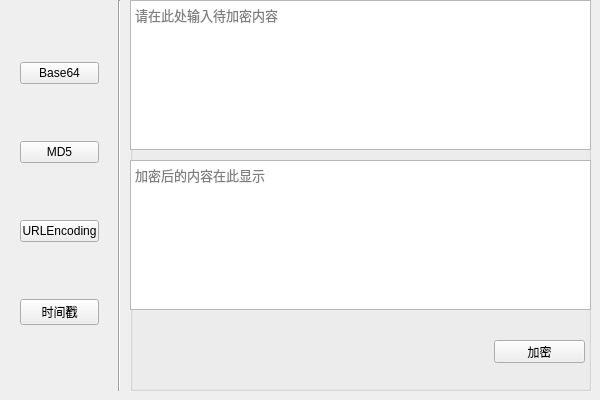
<?xml version="1.0" encoding="UTF-8"?>
<ui version="4.0">
 <class>tool</class>
 <widget class="QWidget" name="tool">
  <property name="geometry">
   <rect>
    <x>0</x>
    <y>0</y>
    <width>600</width>
    <height>400</height>
   </rect>
  </property>
  <property name="windowTitle">
   <string>小工具库</string>
  </property>
  <widget class="QWidget" name="widget" native="true">
   <property name="geometry">
    <rect>
     <x>-1</x>
     <y>0</y>
     <width>121</width>
     <height>391</height>
    </rect>
   </property>
   <widget class="Line" name="line">
    <property name="geometry">
     <rect>
      <x>110</x>
      <y>0</y>
      <width>20</width>
      <height>391</height>
     </rect>
    </property>
    <property name="orientation">
     <enum>Qt::Vertical</enum>
    </property>
   </widget>
   <widget class="QWidget" name="verticalLayoutWidget">
    <property name="geometry">
     <rect>
      <x>10</x>
      <y>0</y>
      <width>101</width>
      <height>391</height>
     </rect>
    </property>
    <layout class="QVBoxLayout" name="verticalLayout">
     <item>
      <widget class="QPushButton" name="btnBase64">
       <property name="text">
        <string>Base64</string>
       </property>
      </widget>
     </item>
     <item>
      <widget class="QPushButton" name="btnMD5">
       <property name="text">
        <string>MD5</string>
       </property>
      </widget>
     </item>
     <item>
      <widget class="QPushButton" name="btnURLEncoding">
       <property name="text">
        <string>URLEncoding</string>
       </property>
      </widget>
     </item>
     <item>
      <widget class="QPushButton" name="pushButton">
       <property name="text">
        <string>时间戳</string>
       </property>
      </widget>
     </item>
    </layout>
   </widget>
  </widget>
  <widget class="QStackedWidget" name="stackedWidget">
   <property name="geometry">
    <rect>
     <x>130</x>
     <y>0</y>
     <width>461</width>
     <height>391</height>
    </rect>
   </property>
   <property name="currentIndex">
    <number>1</number>
   </property>
   <widget class="QWidget" name="pageBase64">
    <widget class="QGroupBox" name="groupBox">
     <property name="geometry">
      <rect>
       <x>0</x>
       <y>0</y>
       <width>471</width>
       <height>391</height>
      </rect>
     </property>
     <property name="title">
      <string/>
     </property>
     <widget class="QTextEdit" name="txtBase64Input">
      <property name="geometry">
       <rect>
        <x>0</x>
        <y>10</y>
        <width>461</width>
        <height>150</height>
       </rect>
      </property>
      <property name="font">
       <font>
        <family>Times New Roman</family>
        <pointsize>10</pointsize>
       </font>
      </property>
      <property name="placeholderText">
       <string>请在此处输入待编码/解码内容</string>
      </property>
     </widget>
     <widget class="QTextEdit" name="txtBase64Show">
      <property name="geometry">
       <rect>
        <x>0</x>
        <y>170</y>
        <width>461</width>
        <height>150</height>
       </rect>
      </property>
      <property name="font">
       <font>
        <family>Times New Roman</family>
        <pointsize>10</pointsize>
       </font>
      </property>
      <property name="readOnly">
       <bool>true</bool>
      </property>
      <property name="placeholderText">
       <string>编码/解码后的内容在此显示</string>
      </property>
     </widget>
     <widget class="QWidget" name="horizontalLayoutWidget">
      <property name="geometry">
       <rect>
        <x>20</x>
        <y>329</y>
        <width>421</width>
        <height>61</height>
       </rect>
      </property>
      <layout class="QHBoxLayout" name="horizontalLayout">
       <item>
        <widget class="QPushButton" name="btnBase64Enc">
         <property name="text">
          <string>编码</string>
         </property>
        </widget>
       </item>
       <item>
        <spacer name="horizontalSpacer">
         <property name="orientation">
          <enum>Qt::Horizontal</enum>
         </property>
         <property name="sizeType">
          <enum>QSizePolicy::Maximum</enum>
         </property>
         <property name="sizeHint" stdset="0">
          <size>
           <width>40</width>
           <height>20</height>
          </size>
         </property>
        </spacer>
       </item>
       <item>
        <widget class="QPushButton" name="btnBase64Dec">
         <property name="text">
          <string>解码</string>
         </property>
        </widget>
       </item>
      </layout>
     </widget>
    </widget>
   </widget>
   <widget class="QWidget" name="pageMD5">
    <widget class="QGroupBox" name="groupBox_2">
     <property name="geometry">
      <rect>
       <x>0</x>
       <y>0</y>
       <width>461</width>
       <height>391</height>
      </rect>
     </property>
     <property name="title">
      <string/>
     </property>
     <widget class="QTextEdit" name="txtMD5Show">
      <property name="geometry">
       <rect>
        <x>0</x>
        <y>160</y>
        <width>461</width>
        <height>150</height>
       </rect>
      </property>
      <property name="font">
       <font>
        <family>Times New Roman</family>
        <pointsize>10</pointsize>
       </font>
      </property>
      <property name="readOnly">
       <bool>true</bool>
      </property>
      <property name="placeholderText">
       <string>加密后的内容在此显示</string>
      </property>
     </widget>
     <widget class="QTextEdit" name="txtMD5Input">
      <property name="geometry">
       <rect>
        <x>0</x>
        <y>0</y>
        <width>461</width>
        <height>150</height>
       </rect>
      </property>
      <property name="font">
       <font>
        <family>Times New Roman</family>
        <pointsize>10</pointsize>
       </font>
      </property>
      <property name="placeholderText">
       <string>请在此处输入待加密内容</string>
      </property>
     </widget>
     <widget class="QPushButton" name="btnMD5Enc">
      <property name="geometry">
       <rect>
        <x>364</x>
        <y>340</y>
        <width>91</width>
        <height>23</height>
       </rect>
      </property>
      <property name="text">
       <string>加密</string>
      </property>
     </widget>
    </widget>
   </widget>
  </widget>
 </widget>
 <layoutdefault spacing="6" margin="11"/>
 <resources/>
 <connections/>
</ui>
